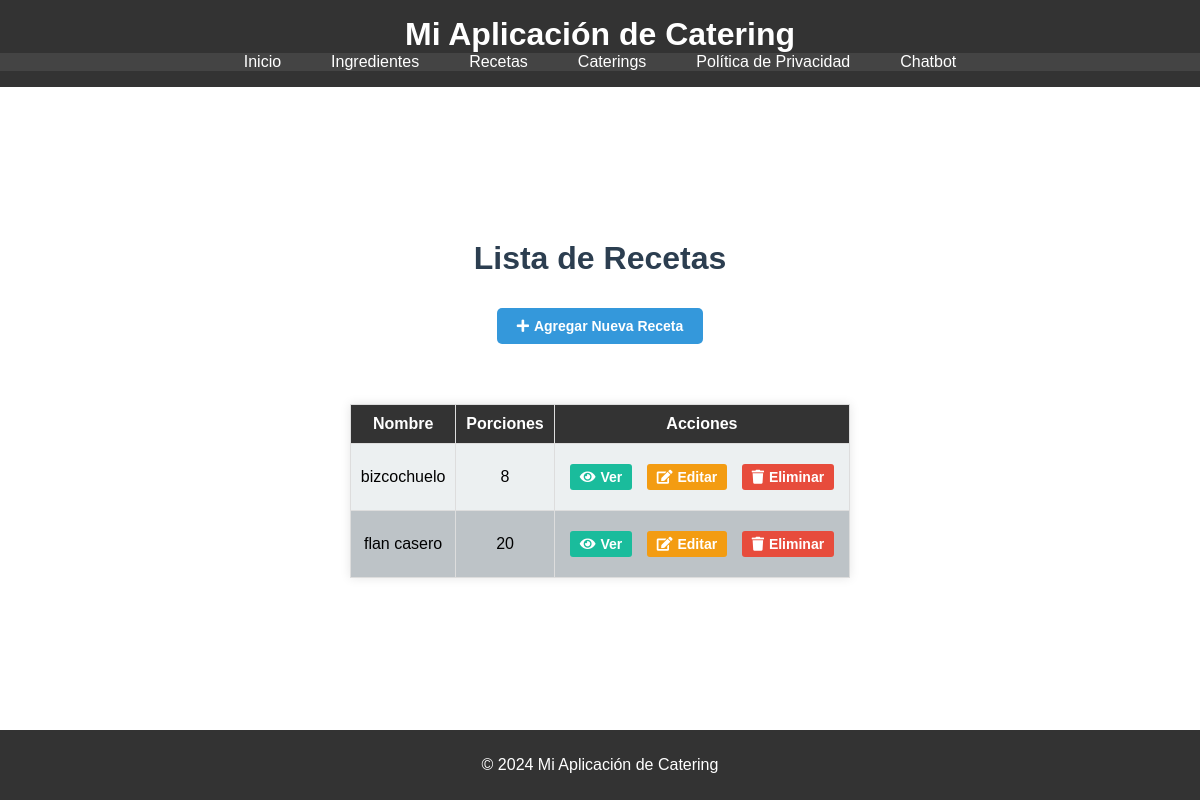
Screenshot of /calculos/recetas/ with the database file from the repository.
### calculos/models.py (models this page shows, shortened)
class Receta(models.Model):
    nombre = models.CharField(max_length=100)
    porciones = models.PositiveIntegerField(default=1)

### calculos/views.py (the view)
# urls.py: path('recetas/', views.lista_recetas, name='lista_recetas'),
def lista_recetas(request):
    recetas = Receta.objects.all()
    return render(request, 'calculos/lista_recetas.html', {'recetas': recetas})

### templates/calculos/lista_recetas.html
{% extends 'base.html' %}
{% block content %}
<h1 style="color: #2c3e50;">Lista de Recetas</h1>
<a href="{% url 'agregar_receta' %}" class="btn btn-primary" style="background-color: #3498db; color: white; padding: 10px 20px; border-radius: 5px; text-decoration: none; font-weight: bold; margin-bottom: 20px;">
    <i class="fas fa-plus"></i> Agregar Nueva Receta
</a>
<div class="responsive-table" style="margin-top: 20px;">
    <table style="width: 100%; border-collapse: collapse;">
        <thead>
            <tr style="background-color: #34495e; color: white;">
                <th style="padding: 10px;">Nombre</th>
                <th style="padding: 10px;">Porciones</th>
                <th style="padding: 10px;">Acciones</th>
            </tr>
        </thead>
        <tbody>
            {% for receta in recetas %}
            <tr style="background-color: {% cycle '#ecf0f1' '#bdc3c7' %};">
                <td data-label="Nombre" style="padding: 10px;">{{ receta.nombre }}</td>
                <td data-label="Porciones" style="padding: 10px;">{{ receta.porciones }}</td>
                <td data-label="Acciones" style="padding: 10px;">
                    <a href="{% url 'detalle_receta' receta.id %}" class="btn btn-info" style="background-color: #1abc9c; color: white; padding: 5px 10px; border-radius: 3px; text-decoration: none; font-size: 14px;">
                        <i class="fas fa-eye"></i> Ver
                    </a>
                    <a href="{% url 'editar_receta' receta.id %}" class="btn btn-warning" style="background-color: #f39c12; color: white; padding: 5px 10px; border-radius: 3px; text-decoration: none; font-size: 14px;">
                        <i class="fas fa-edit"></i> Editar
                    </a>
                    <a href="{% url 'eliminar_receta' receta.id %}" class="btn btn-danger" style="background-color: #e74c3c; color: white; padding: 5px 10px; border-radius: 3px; text-decoration: none; font-size: 14px;" onclick="return confirm('¿Está seguro de eliminar esta receta?');">
                        <i class="fas fa-trash"></i> Eliminar
                    </a>
                </td>
            </tr>
            {% endfor %}
        </tbody>
    </table>
</div>
{% endblock %}

### static/style.css (style rules this page uses)
body { display: flex; flex-direction: column; min-height: 100vh; margin: 0; font-family: Arial, sans-serif; }
table { width: 100%; border-collapse: collapse; margin: 20px 0; background-color: white; box-shadow: 0 0 10px rgba(0, 0, 0, 0.1); }
table th, table td { border: 1px solid #ddd; padding: 10px; text-align: center; }
table th { background-color: #333; color: white; }
table tr:nth-child(even) { background-color: #f9f9f9; }
a.button, .btn { display: inline-flex; align-items: center; justify-content: center; background-color: #333; color: white; padding: 10px 15px; border-radius: 5px; text-decoration: none; font-size: 14px; font-weight: bold; margin: 10px 5px; transition: background-color 0.3s ease; }
a.btn-primary { background-color: #3498db; }
a.btn-info { background-color: #1abc9c; }
a.btn-warning { background-color: #f39c12; }
a.btn-danger { background-color: #e74c3c; }
i { margin-right: 5px; }

### rows the page displays
Receta: nombre "bizcochuelo", porciones "8"
Receta: nombre "flan casero", porciones "20"
